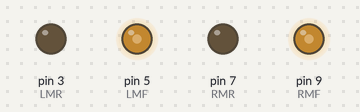
The sketch below on a simulated Arduino Uno, built with avr-gcc and run on an emulated ATmega328P. On the bench: output pins drawn as LEDs (lit = HIGH).

Above: at 0.1 s.
Timing chart, 0 to 1.6 s (numbered marks = the images above):
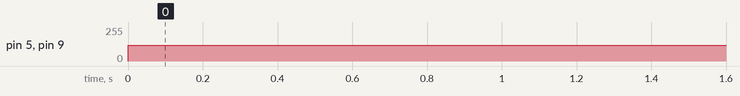

Measured:
- by itself, pin 5 (LMF), pin 9 (RMF): 0/255 → 120/255 at 0.00 s

The sketch:

sketch_nov27a.ino
```cpp
//Define ON and OFF
#define ON HIGH
#define OFF LOW

//Variable to hold returned sensor value
int sensorValue = 0;
const int mid_sensor = 4;

//Mapping motor functions to Arduio pins
const int LMR = 3;
const int LMF = 5;
const int RMR = 7;
const int RMF = 9;
const int HS = 255;
const int LS = 120;

//Setup function
void setup() {
    //Set motor control pins as output
    pinMode(LMR,OUTPUT);
    pinMode(RMR,OUTPUT);
    pinMode(LMF,OUTPUT);
    pinMode(RMF,OUTPUT);
    pinMode(mid_sensor,INPUT);
    //Ensure motor reverse is turned off.
    digitalWrite(LMR,OFF);
   digitalWrite(RMR,OFF);

}
//Main program loop
void loop() {


        analogWrite(RMF,LS);

      analogWrite(LMF,LS);


}
```
